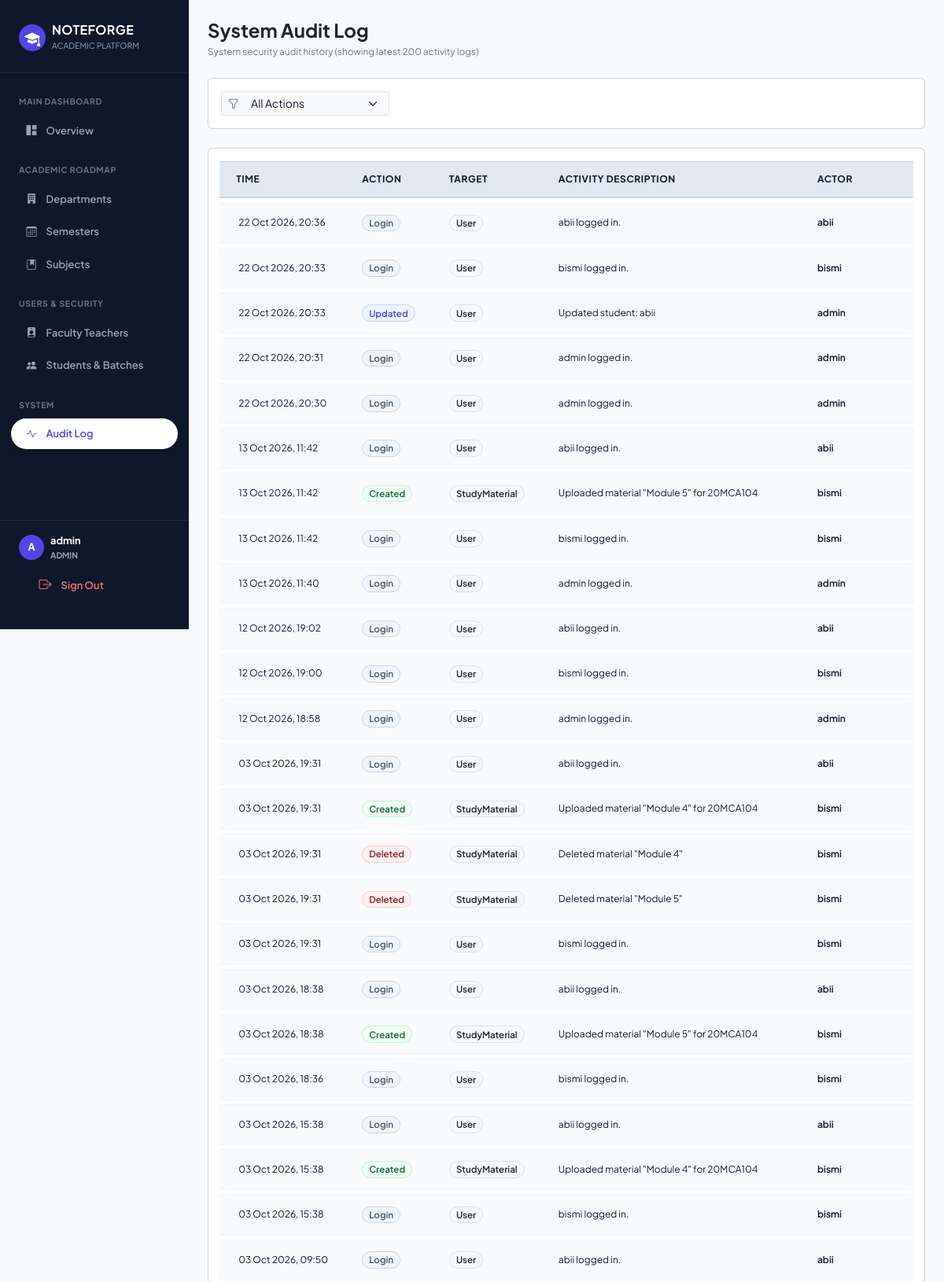
Page /admin-panel/audit-log/ (signed in, upper part) on the committed database.
### accounts/models.py (models this page shows, shortened)
class User(AbstractUser):
    ROLE_CHOICES = [
        ('admin',   'Admin'),
        ('teacher', 'Teacher'),
        ('student', 'Student'),
    ]
    DESIGNATION_CHOICES = [
        ('assistant_professor',  'Assistant Professor'),
        ('associate_professor',  'Associate Professor'),
    ]
    role        = models.CharField(max_length=10, choices=ROLE_CHOICES, default='student')
    department  = models.ForeignKey(
        Department, null=True, blank=True,
        on_delete=models.SET_NULL, related_name='users'
    )
    semester    = models.ForeignKey(
        Semester, null=True, blank=True,
        on_delete=models.SET_NULL, related_name='students'
    )
    semester_number = models.PositiveIntegerField(null=True, blank=True)
    batch       = models.ForeignKey(
        Batch, null=True, blank=True,
        on_delete=models.SET_NULL, related_name='students'
    )
    employee_id   = models.CharField(max_length=30, blank=True)
    phone         = models.CharField(max_length=15, blank=True)
    is_first_login = models.BooleanField(default=True)
    designation       = models.CharField(max_length=30, choices=DESIGNATION_CHOICES, blank=True)
    is_hod            = models.BooleanField(default=False)
    date_of_birth     = models.DateField(null=True, blank=True)
    assigned_subjects = models.ManyToManyField(Subject, blank=True, related_name='teachers')

class AuditLog(models.Model):
    ACTION_CHOICES = [
        ('create', 'Created'),
        ('update', 'Updated'),
        ('delete', 'Deleted'),
        ('login',  'Logged In'),
        ('reset',  'Password Reset'),
    ]
    actor        = models.ForeignKey(User, null=True, on_delete=models.SET_NULL)
    action       = models.CharField(max_length=10, choices=ACTION_CHOICES)
    target_model = models.CharField(max_length=60)
    description  = models.TextField()
    timestamp    = models.DateTimeField(auto_now_add=True)
    class Meta:
        ordering = ['-timestamp']

### admin_panel/views.py (the view)
    def wrapper(request, *args, **kwargs):
        if not request.user.is_authenticated:
            return redirect('login')
        if request.user.role != 'admin':
            messages.error(request, 'Access denied.')
            return redirect('login')
        return view_func(request, *args, **kwargs)

### admin_panel/views.py (called while the page is built)
def admin_required(view_func):
    def wrapper(request, *args, **kwargs):
        if not request.user.is_authenticated:
            return redirect('login')
        if request.user.role != 'admin':
            messages.error(request, 'Access denied.')
            return redirect('login')
        return view_func(request, *args, **kwargs)
    return wrapper

@admin_required
def audit_log(request):
    logs = AuditLog.objects.select_related('actor').all()
    action_filter = request.GET.get('action')
    if action_filter:
        logs = logs.filter(action=action_filter)
    return render(request, 'admin_panel/audit_log.html', {
        'logs': logs[:200],
        'action_filter': action_filter,
    })

### templates/admin_panel/audit_log.html (shortened to what this page needs)
{% extends 'base.html' %}
{% block content %}
<div class="d-flex align-items-center justify-content-between flex-wrap gap-2 mb-4">
  <div>
    <h4 class="fw-bold text-dark mb-1">System Audit Log</h4>
    <p class="text-secondary small mb-0">System security audit history (showing latest 200 activity logs)</p>
  </div>
</div>
<div class="card bg-white p-3 mb-4">
  <form method="get" class="row g-2 align-items-center">
    <div class="col-md-4 col-lg-3">
      <div class="input-group input-group-sm">
        <label class="input-group-text bg-light text-secondary border-end-0"><i class="bi bi-funnel"></i></label>
        <select name="action" onchange="this.form.submit()" class="form-select form-select-sm border-start-0">
          <option value="">All Actions</option>
        </select>
      </div>
    </div>
  </form>
</div>
<div class="card bg-white">
  <div class="table-responsive">
    <table class="table table-hover align-middle mb-0">
      <thead>
        <tr>
          <th>Time</th>
          <th>Action</th>
          <th>Target</th>
          <th>Activity Description</th>
          <th>Actor</th>
        </tr>
      </thead>
      <tbody>
        {% for log in logs %}
        <tr>
          <td class="small text-muted text-nowrap">{{ log.timestamp|date:"d M Y, H:i" }}</td>
          <td>
            {% if log.action == 'create' %}
              <span class="badge bg-success-subtle text-success">Created</span>
            {% elif log.action == 'update' %}
              <span class="badge bg-primary-subtle text-primary">Updated</span>
            {% elif log.action == 'delete' %}
              <span class="badge bg-danger-subtle text-danger">Deleted</span>
            {% elif log.action == 'reset' %}
              <span class="badge bg-warning-subtle text-warning-emphasis">Reset</span>
            {% else %}
              <span class="badge bg-secondary-subtle text-secondary">Login</span>
            {% endif %}
          </td>
          <td><span class="badge bg-light text-dark border">{{ log.target_model }}</span></td>
          <td class="small text-secondary">{{ log.description }}</td>
          <td class="small fw-semibold">{{ log.actor.username|default:"—" }}</td>
        </tr>
        {% empty %}
        <tr><td colspan="5" class="text-center text-muted py-4 small">No activity recorded yet.</td></tr>
        {% endfor %}
      </tbody>
    </table>
  </div>
</div>
{% endblock %}

### templates/base.html (shortened to what this page needs)
<!DOCTYPE html>
<html lang="en">
<head>
<link href="https://cdn.jsdelivr.net/npm/bootstrap@5.3.3/dist/css/bootstrap.min.css" rel="stylesheet">
<link rel="stylesheet" href="https://cdn.jsdelivr.net/npm/bootstrap-icons@1.11.3/font/bootstrap-icons.min.css">
</head>
<body>
<div class="d-flex">
  {% if user.is_authenticated %}
  <aside class="nf-sidebar shadow-sm" id="sidebarMenu">
    <div class="nf-sidebar-brand d-flex align-items-center justify-content-between">
      <div class="d-flex align-items-center gap-2">
        <div class="bg-primary text-white rounded-circle d-flex align-items-center justify-content-center fw-bold" style="width: 34px; height: 34px; background-color: var(--nf-indigo) !important;">
          <i class="bi bi-mortarboard-fill fs-5"></i>
        </div>
        <div>
          <div class="h6 fw-bold text-white mb-0" style="letter-spacing: 0.03em;">NOTEFORGE</div>
          <small class="text-slate-400" style="font-size: 0.65rem; color: #94a3b8;">ACADEMIC PLATFORM</small>
        </div>
      </div>
    </div>
    <nav class="py-2">
      {% if user.role == 'admin' %}
        <div class="nf-nav-header">Main Dashboard</div>
        <a href="{% url 'admin_dashboard' %}" class="nf-nav-link {% if request.resolver_match.url_name == 'admin_dashboard' %}active{% endif %}">
          <i class="bi bi-grid-1x2-fill"></i> Overview
        </a>
        <div class="nf-nav-header">Academic Roadmap</div>
        <a href="{% url 'department_list' %}" class="nf-nav-link {% if 'department' in request.resolver_match.url_name %}active{% endif %}">
          <i class="bi bi-building-fill"></i> Departments
        </a>
        <a href="{% url 'semester_list' %}" class="nf-nav-link {% if 'semester' in request.resolver_match.url_name %}active{% endif %}">
          <i class="bi bi-calendar3"></i> Semesters
        </a>
        <a href="{% url 'subject_list' %}" class="nf-nav-link {% if 'subject' in request.resolver_match.url_name %}active{% endif %}">
          <i class="bi bi-journal-bookmark-fill"></i> Subjects
        </a>
        <div class="nf-nav-header">Users & Security</div>
        <a href="{% url 'teacher_list' %}" class="nf-nav-link {% if 'teacher' in request.resolver_match.url_name %}active{% endif %}">
          <i class="bi bi-person-badge-fill"></i> Faculty Teachers
        </a>
        <a href="{% url 'student_list' %}" class="nf-nav-link {% if 'batch' in request.resolver_match.url_name or 'student' in request.resolver_match.url_name %}active{% endif %}">
          <i class="bi bi-people-fill"></i> Students & Batches
        </a>
        <div class="nf-nav-header">System</div>
        <a href="{% url 'audit_log' %}" class="nf-nav-link {% if 'audit' in request.resolver_match.url_name %}active{% endif %}">
          <i class="bi bi-activity"></i> Audit Log
        </a>
      {% endif %}
    </nav>
    <div class="mt-auto p-3 border-top border-slate-700" style="border-top: 1px solid #1e293b !important;">
      <div class="d-flex align-items-center gap-2 mb-2 px-2">
        <div class="btn-circle text-white fw-bold" style="width: 32px; height: 32px; font-size: 0.8rem; background-color: var(--nf-indigo) !important;">
          {{ user.username|slice:":1"|upper }}
        </div>
        <div class="overflow-hidden">
          <div class="fw-bold text-white text-truncate" style="font-size: 0.8rem;">{{ user.get_full_name|default:user.username }}</div>
          <span class="text-slate-400 d-block text-uppercase" style="font-size: 0.65rem; font-weight: 700; color: #94a3b8;">{{ user.role }}</span>
        </div>
      </div>
      <a href="{% url 'logout' %}" class="nf-nav-link text-danger w-100" style="color: #f87171 !important;">
        <i class="bi bi-box-arrow-right fs-6"></i> <span>Sign Out</span>
      </a>
    </div>
  </aside>
  {% endif %}
  <div class="nf-main-content flex-grow-1">
    <main class="p-3 p-md-4 flex-grow-1">
      {% block content %}{% endblock %}
    </main>
  </div>
</div>
</body>
</html>

### templates/base.html (style rules this page uses)
:root { --bs-body-font-family: 'Plus Jakarta Sans', -apple-system, BlinkMacSystemFont, sans-serif; --bs-body-bg: #f8fafc; --bs-body-color: #0f172a; --nf-indigo: #4f46e5; --nf-indigo-hover: #4338ca; --nf-indigo-light: #eef2ff; }
body { font-family: var(--bs-body-font-family); background-color: var(--bs-body-bg); color: var(--bs-body-color); font-size: 13.5px; line-height: 1.55; -webkit-font-smoothing: antialiased; }
.nf-sidebar { width: 240px; height: 100vh; position: fixed; top: 0; left: 0; background-color: #0f172a; z-index: 1040; overflow-y: auto; transition: transform 0.25s ease-in-out; padding-top: 1rem; padding-bottom: 1rem; display: flex; flex-direction: column; justify-content: space-between; }
.nf-main-content { margin-left: 240px; min-height: 100vh; display: flex; flex-direction: column; }
.nf-sidebar-brand { padding: 0.75rem 1.5rem 1.5rem; border-bottom: 1px solid #1e293b; }
.nf-nav-header { font-size: 10.5px; font-weight: 700; text-transform: uppercase; letter-spacing: 0.06em; color: #64748b; padding: 1.25rem 1.5rem 0.4rem; }
.nf-nav-link { display: flex; align-items: center; gap: 0.75rem; padding: 0.6rem 1.25rem; margin: 0.15rem 0.85rem; color: #94a3b8; text-decoration: none; font-weight: 600; font-size: 13px; border-radius: 50px; transition: all 0.2s ease; }
.nf-nav-link.active { color: var(--nf-indigo) !important; background: #ffffff !important; box-shadow: 0 4px 14px rgba(0, 0, 0, 0.12); }
.btn-circle { width: 36px; height: 36px; border-radius: 50% !important; display: inline-flex; align-items: center; justify-content: center; padding: 0; transition: transform 0.2s ease; }
.table-responsive { padding: 0.5rem 0.85rem 0.75rem !important; }
.table { border-collapse: separate !important; border-spacing: 0 5px !important; margin-top: 0.2rem !important; margin-bottom: 0.2rem !important; width: 100%; }
.table th { font-size: 12px !important; font-weight: 700 !important; text-transform: uppercase; letter-spacing: 0.05em; color: #0f172a !important; background-color: #e2e8f0 !important; padding: 0.8rem 1.35rem !important; border-top: 1px solid #cbd5e1 !important; border-bottom: 2px solid #cbd5e1 !important; border-left: none !important; border-right: none !important; }
.table tbody tr { background-color: #ffffff !important; transition: background-color 0.15s ease-in-out !important; }
.table tbody td { padding: 0.9rem 1.35rem !important; border-top: 1px solid #f1f5f9 !important; border-bottom: 1px solid #f1f5f9 !important; color: #0f172a !important; font-size: 12px !important; vertical-align: middle; }
.table tbody tr td:first-child { border-left: 3px solid transparent !important; }
.badge { font-weight: 600; font-size: 11.5px; padding: 0.35em 0.7em; border-radius: 50px; }
.badge-indigo, .bg-primary-subtle { background-color: #eef2ff !important; color: #4f46e5 !important; border: 1px solid #c7d2fe !important; }
.badge-success, .bg-success-subtle { background-color: #f0fdf4 !important; color: #166534 !important; border: 1px solid #bbf7d0 !important; }
.badge-danger, .bg-danger-subtle { background-color: #fef2f2 !important; color: #991b1b !important; border: 1px solid #fecaca !important; }
.badge-grey, .badge-secondary, .bg-secondary-subtle { background-color: #f1f5f9 !important; color: #475569 !important; border: 1px solid #cbd5e1 !important; }

### rows in the picture
User: username "A", get_full_name "admin", role "ADMIN"
AuditLog: timestamp "22 Oct 2026, 20:36", action "Login", target_model "User", description "abii logged in.", actor.username "abii"
AuditLog: timestamp "22 Oct 2026, 20:33", action "Login", target_model "User", description "bismi logged in.", actor.username "bismi"
AuditLog: timestamp "22 Oct 2026, 20:33", action "Updated", target_model "User", description "Updated student: abii", actor.username "admin"
AuditLog: timestamp "22 Oct 2026, 20:31", action "Login", target_model "User", description "admin logged in.", actor.username "admin"
AuditLog: timestamp "22 Oct 2026, 20:30", action "Login", target_model "User", description "admin logged in.", actor.username "admin"
AuditLog: timestamp "13 Oct 2026, 11:42", action "Login", target_model "User", description "abii logged in.", actor.username "abii"
AuditLog: timestamp "13 Oct 2026, 11:42", action "Created", target_model "StudyMaterial", description "Uploaded material \"Module 5\" for 20MCA104", actor.username "bismi"
AuditLog: timestamp "13 Oct 2026, 11:42", action "Login", target_model "User", description "bismi logged in.", actor.username "bismi"
AuditLog: timestamp "13 Oct 2026, 11:40", action "Login", target_model "User", description "admin logged in.", actor.username "admin"
AuditLog: timestamp "12 Oct 2026, 19:02", action "Login", target_model "User", description "abii logged in.", actor.username "abii"
AuditLog: timestamp "12 Oct 2026, 19:00", action "Login", target_model "User", description "bismi logged in.", actor.username "bismi"
AuditLog: timestamp "12 Oct 2026, 18:58", action "Login", target_model "User", description "admin logged in.", actor.username "admin"
AuditLog: timestamp "03 Oct 2026, 19:31", action "Login", target_model "User", description "abii logged in.", actor.username "abii"
AuditLog: timestamp "03 Oct 2026, 19:31", action "Created", target_model "StudyMaterial", description "Uploaded material \"Module 4\" for 20MCA104", actor.username "bismi"
AuditLog: timestamp "03 Oct 2026, 19:31", action "Deleted", target_model "StudyMaterial", description "Deleted material \"Module 4\"", actor.username "bismi"
AuditLog: timestamp "03 Oct 2026, 19:31", action "Deleted", target_model "StudyMaterial", description "Deleted material \"Module 5\"", actor.username "bismi"
AuditLog: timestamp "03 Oct 2026, 19:31", action "Login", target_model "User", description "bismi logged in.", actor.username "bismi"
AuditLog: timestamp "03 Oct 2026, 18:38", action "Login", target_model "User", description "abii logged in.", actor.username "abii"
AuditLog: timestamp "03 Oct 2026, 18:38", action "Created", target_model "StudyMaterial", description "Uploaded material \"Module 5\" for 20MCA104", actor.username "bismi"
AuditLog: timestamp "03 Oct 2026, 18:36", action "Login", target_model "User", description "bismi logged in.", actor.username "bismi"
AuditLog: timestamp "03 Oct 2026, 15:38", action "Login", target_model "User", description "abii logged in.", actor.username "abii"
AuditLog: timestamp "03 Oct 2026, 15:38", action "Created", target_model "StudyMaterial", description "Uploaded material \"Module 4\" for 20MCA104", actor.username "bismi"
AuditLog: timestamp "03 Oct 2026, 15:38", action "Login", target_model "User", description "bismi logged in.", actor.username "bismi"
AuditLog: timestamp "03 Oct 2026, 09:50", action "Login", target_model "User", description "abii logged in.", actor.username "abii"
